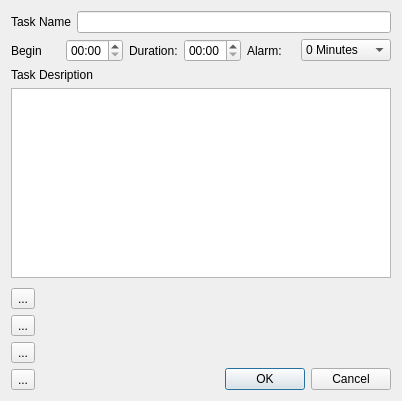
<?xml version="1.0" encoding="UTF-8"?>
<ui version="4.0">
 <class>TaskDialog</class>
 <widget class="QWidget" name="TaskDialog">
  <property name="geometry">
   <rect>
    <x>0</x>
    <y>0</y>
    <width>402</width>
    <height>401</height>
   </rect>
  </property>
  <property name="windowTitle">
   <string>Form</string>
  </property>
  <layout class="QVBoxLayout" name="verticalLayout_3">
   <item>
    <layout class="QHBoxLayout" name="horizontalLayout">
     <item>
      <widget class="QLabel" name="m_pLabelTaskName">
       <property name="text">
        <string>Task Name</string>
       </property>
      </widget>
     </item>
     <item>
      <widget class="QLineEdit" name="m_pLineEditTaskName"/>
     </item>
    </layout>
   </item>
   <item>
    <layout class="QHBoxLayout" name="horizontalLayout_2">
     <item>
      <widget class="QLabel" name="label_2">
       <property name="text">
        <string>Begin</string>
       </property>
      </widget>
     </item>
     <item>
      <widget class="QTimeEdit" name="m_pTimeEditBegin">
       <property name="displayFormat">
        <string>HH:mm</string>
       </property>
       <property name="calendarPopup">
        <bool>false</bool>
       </property>
      </widget>
     </item>
     <item>
      <widget class="QLabel" name="label_3">
       <property name="text">
        <string>Duration:</string>
       </property>
      </widget>
     </item>
     <item>
      <widget class="QTimeEdit" name="m_pTimeEditDuration">
       <property name="displayFormat">
        <string>HH:mm</string>
       </property>
       <property name="calendarPopup">
        <bool>false</bool>
       </property>
      </widget>
     </item>
     <item>
      <widget class="QLabel" name="label_4">
       <property name="text">
        <string>Alarm:</string>
       </property>
      </widget>
     </item>
     <item>
      <widget class="QComboBox" name="m_pComboBoxAlarmBefore">
       <item>
        <property name="text">
         <string>0 Minutes</string>
        </property>
       </item>
       <item>
        <property name="text">
         <string>5 Minutes</string>
        </property>
       </item>
       <item>
        <property name="text">
         <string>10 Minutes</string>
        </property>
       </item>
       <item>
        <property name="text">
         <string>15 Minutes</string>
        </property>
       </item>
       <item>
        <property name="text">
         <string>30 Minutes</string>
        </property>
       </item>
       <item>
        <property name="text">
         <string>1 Hour</string>
        </property>
       </item>
       <item>
        <property name="text">
         <string>2 Hours</string>
        </property>
       </item>
       <item>
        <property name="text">
         <string>4 Hours</string>
        </property>
       </item>
      </widget>
     </item>
    </layout>
   </item>
   <item>
    <widget class="QLabel" name="m_pLabelDescription">
     <property name="text">
      <string>Task Desription</string>
     </property>
    </widget>
   </item>
   <item>
    <widget class="QTextEdit" name="m_pTextEditTaskDescription">
     <property name="maximumSize">
      <size>
       <width>16777215</width>
       <height>16777215</height>
      </size>
     </property>
     <property name="acceptRichText">
      <bool>false</bool>
     </property>
    </widget>
   </item>
   <item>
    <spacer name="verticalSpacer">
     <property name="orientation">
      <enum>Qt::Vertical</enum>
     </property>
     <property name="sizeHint" stdset="0">
      <size>
       <width>20</width>
       <height>5</height>
      </size>
     </property>
    </spacer>
   </item>
   <item>
    <layout class="QHBoxLayout" name="horizontalLayout_3">
     <item>
      <layout class="QVBoxLayout" name="verticalLayout">
       <item>
        <widget class="QToolButton" name="m_pButtonFirstTask">
         <property name="text">
          <string>...</string>
         </property>
         <property name="icon">
          <iconset resource="../rsc/resources.qrc">
           <normaloff>:/img/go-top.png</normaloff>:/img/go-top.png</iconset>
         </property>
        </widget>
       </item>
       <item>
        <widget class="QToolButton" name="m_pButtonPreviousTask">
         <property name="text">
          <string>...</string>
         </property>
         <property name="icon">
          <iconset resource="../rsc/resources.qrc">
           <normaloff>:/img/go-up.png</normaloff>:/img/go-up.png</iconset>
         </property>
        </widget>
       </item>
       <item>
        <widget class="QToolButton" name="m_pButtonNextTask">
         <property name="text">
          <string>...</string>
         </property>
         <property name="icon">
          <iconset resource="../rsc/resources.qrc">
           <normaloff>:/img/go-down.png</normaloff>:/img/go-down.png</iconset>
         </property>
        </widget>
       </item>
       <item>
        <widget class="QToolButton" name="m_pButtonLastTask">
         <property name="text">
          <string>...</string>
         </property>
         <property name="icon">
          <iconset resource="../rsc/resources.qrc">
           <normaloff>:/img/go-bottom.png</normaloff>:/img/go-bottom.png</iconset>
         </property>
        </widget>
       </item>
      </layout>
     </item>
     <item>
      <spacer name="horizontalSpacer">
       <property name="orientation">
        <enum>Qt::Horizontal</enum>
       </property>
       <property name="sizeHint" stdset="0">
        <size>
         <width>40</width>
         <height>20</height>
        </size>
       </property>
      </spacer>
     </item>
     <item>
      <layout class="QVBoxLayout" name="verticalLayout_2">
       <item>
        <spacer name="verticalSpacer_2">
         <property name="orientation">
          <enum>Qt::Vertical</enum>
         </property>
         <property name="sizeHint" stdset="0">
          <size>
           <width>20</width>
           <height>40</height>
          </size>
         </property>
        </spacer>
       </item>
       <item>
        <widget class="QDialogButtonBox" name="m_pOkAbbortButtonBox">
         <property name="standardButtons">
          <set>QDialogButtonBox::Cancel|QDialogButtonBox::Ok</set>
         </property>
        </widget>
       </item>
      </layout>
     </item>
    </layout>
   </item>
  </layout>
 </widget>
 <resources>
  <include location="../rsc/resources.qrc"/>
 </resources>
 <connections/>
</ui>
